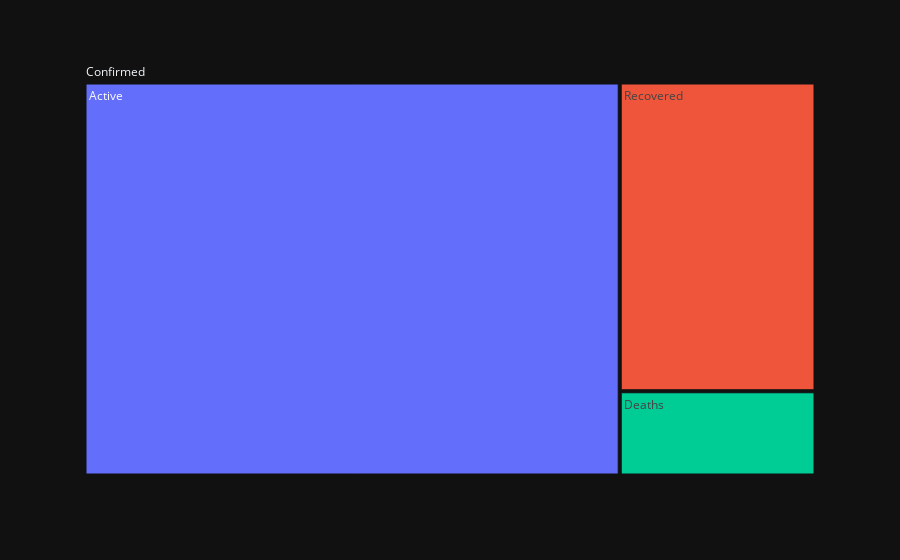

Notebook source saved alongside this figure:
### Code cell
fig = px.treemap(world_cases_long, path=['path0', 'status'], values='count', template='plotly_dark' )
#po.iplot(fig)

#fig.show(renderer = 'svg')
fig.show()

### Figure 1 — Plotly figure (JSON) as saved in the notebook; plotly's stock layout.template omitted (floating-point values rounded to 4 significant figures)
{"data": [{"branchvalues": "total", "domain": {"x": [0, 1], "y": [0, 1]}, "hoverlabel": {"namelength": 0}, "hovertemplate": "labels=%{label}<br>count=%{value}<br>parent=%{parent}<br>id=%{id}", "ids": ["Confirmed/Active", "Confirmed/Deaths", "Confirmed/Recovered", "Confirmed"], "labels": ["Active", "Deaths", "Recovered", "Confirmed"], "name": "", "parents": ["Confirmed", "Confirmed", "Confirmed", ""], "type": "treemap", "values": [1044177, 81865, 300054, 1426096]}], "layout": {"legend": {"tracegroupgap": 0}, "margin": {"t": 60}}}
